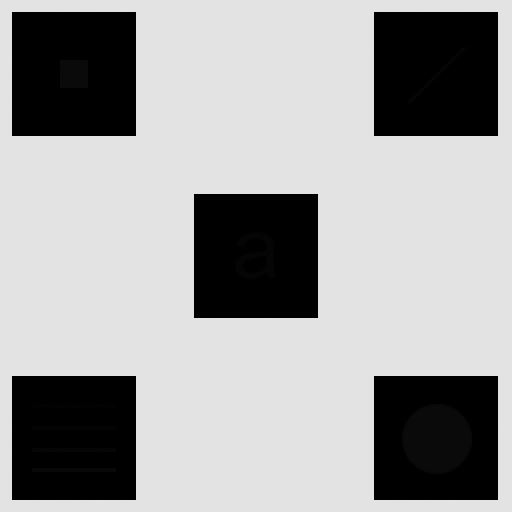
%> input picture squ.tif, 512 x 512 px
$ octave Question9modified.m   (GNU Octave 9; MATLAB toolbox functions it lacks are replaced by stand-ins)
%> lines starting %> are read from the running program, lines starting %| are printed output that depends on the picture
clc;clear all;close all;
i= imread('squ.tif');
%> i is the input picture: size 512x512 uint8; min 0, max 228, mean 160.7
imshow(i);
figure;
imshow(histeq(i));
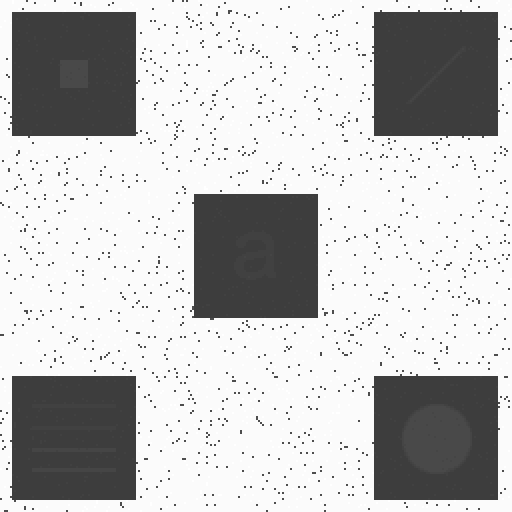
%> displayed picture: size 512x512, on the screen's scale of 0 to 255; min 61, max 255, mean 192.5
fun=@(block_struct)histeq(block_struct.data);
figure;
imshow(blockproc(i,[3 3],fun))
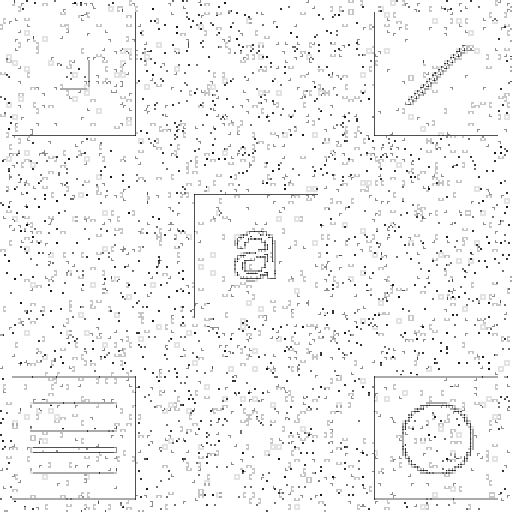
%> displayed picture: size 512x512, on the screen's scale of 0 to 255; min 24, max 255, mean 245.5
